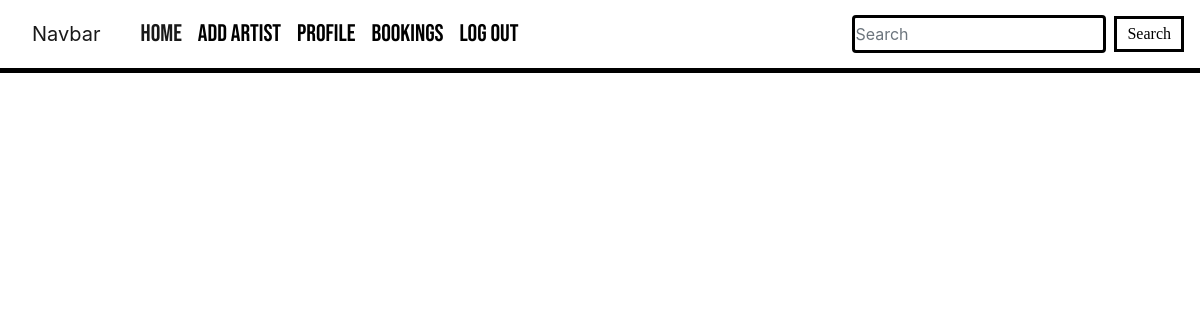
Page /all_offers/ (signed in) on the earlier database version.
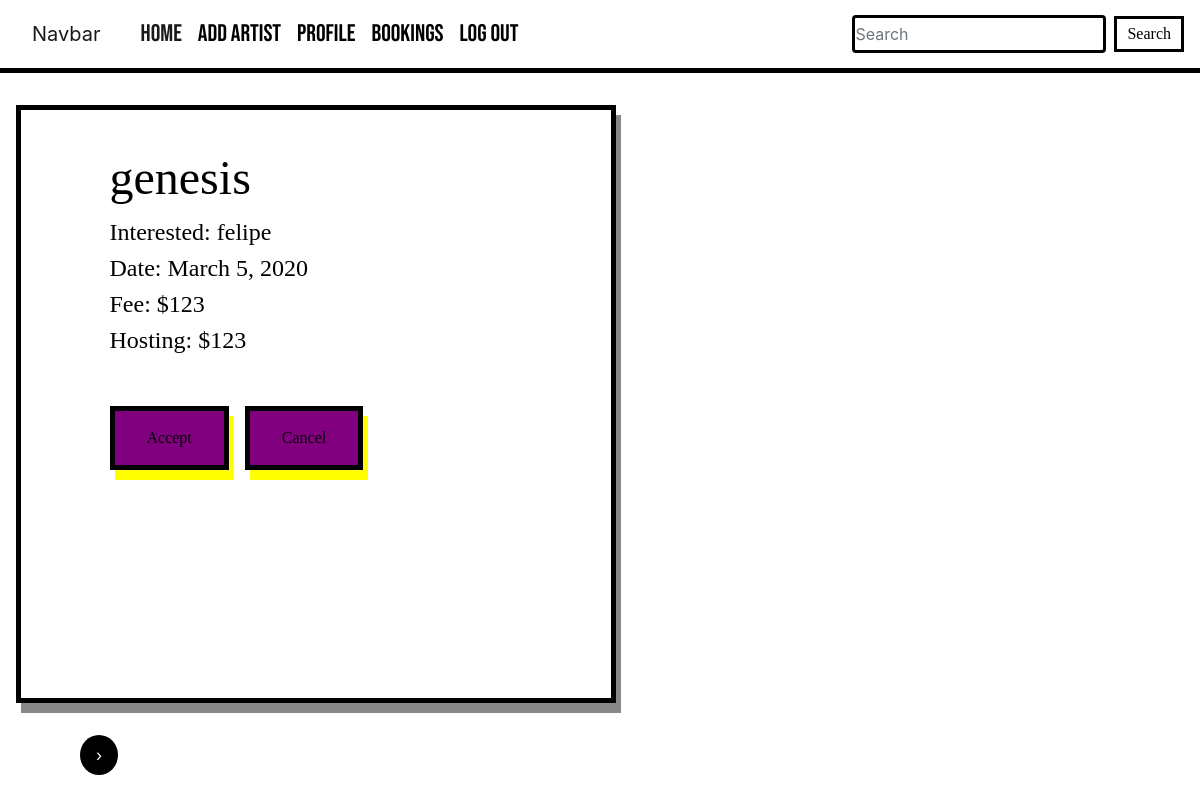
Same page on the later database version.
### bookings/models.py (models this page shows, shortened)
class Offer(models.Model):
   party=models.CharField(max_length=200)
   date=models.DateField("day")
   fee=models.IntegerField(default=0)
   hosting=models.IntegerField(default=0)
   accepted=models.BooleanField(default=False)
   artist=models.ForeignKey(Artist,on_delete=models.CASCADE)

class Artist(models.Model):
   name=models.CharField(max_length=200)
   description=models.CharField(max_length=200)
   rider=models.CharField(max_length=200)
   user=models.ForeignKey(User,on_delete=models.CASCADE)
   photo=models.ImageField(default="nogenderavatar.png",upload_to="images/")

### bookings/views.py (the view)
# urls.py: path('all_offers/',views.booking_request, name='all_offers'),
@csrf_exempt
@login_required
def booking_request(request):
  user=request.user
  roster=Artist.objects.filter(user=user.id)
  all_offers=Offer.objects.filter(accepted=False)
  paginator=Paginator(all_offers,4)
  page=request.GET.get('page',1)
  try:
      p=paginator.page(page)
  except PageNotAnInteger:
      p=paginator.page(1)
  except EmptyPage:
      p=paginator.page(paginator.num_pages)
  context={
      'roster':roster,
      'all_offers':all_offers,
      'page':page,
      'p':p,
  }
  return render(request,'all_offers.html',context)

### bookings/templates/all_offers.html (shortened to what this page needs)
{% extends "layout.html" %}
{% block content %}
{% for off in all_offers %}
   {% if off.artist in roster %}
     <div class="container-profile">
         <div class="info-event">
               <div class="offer-info">
                  <div id="name-bookit">
                     {{ off.artist.name }}
                  </div>
                  <div>
                     Interested:
                     {{ off.party }}
                  </div>
                  <div>
                     Date:
                     {{ off.date }}
                  </div>
                  <div>
                     Fee:
                     ${{ off.fee }}
                  </div>
                  <div>
                     Hosting:
                     ${{ off.hosting }}
                  </div>
               </div>
               <div class="double-buttons">
                  <a class="button" href="{% url 'accept_offer' pk=off.pk %}">Accept</a>
                  <a class="button" href="{% url 'cancel_offer' pk=off.pk %}" >Cancel</a>
               </div>
         </div>
     </div>
   {% endif %}
{% endfor %}
      <div class=container-pagination>
         <ul class="pagination">
            <li class="page-item">
               {% if p.has_next %}
                  <a class="next round" href="{% url 'all_offers' %}?page={{p.next_page_number}}">&#8250;</a>
               {% endif %}
            </li>
         </ul>
      </div>
{% endblock %}

### bookings/templates/layout.html (shortened to what this page needs)
{% load static %}
<!DOCTYPE html>
<html lang="en">
<head>
    <link rel="stylesheet" href="https://stackpath.bootstrapcdn.com/bootstrap/4.5.2/css/bootstrap.min.css">
    <link rel="stylesheet" type="text/css" href="{% static 'css/main.css' %}">
</head>
<body>
  <header>
      <nav class="navbar navbar-expand-lg navbar-light bg-light">
        <a class="navbar-brand" href="#">Navbar</a>
        <div class="collapse navbar-collapse" id="navbarNav">
          <ul class="navbar-nav mr-auto">
            <li class="nav-item active">
              <a class="nav-link" href="/">Home <span class="sr-only">(current)</span></a>
            </li>
            {% if user.is_authenticated %}
               <li class="nav-item">
                 <a class="nav-link" href="/add_artist">Add artist</a>
               </li>
               <li class="nav-item">
                <a class="nav-link" href="/user_profile">Profile</a>
              </li>
              <li class="nav-item">
                <a class="nav-link" href="/all_offers">Bookings</a>
              </li>
               <li class="nav-item">
                 <a class="nav-link" href="/logout">Log Out</a>
               </li>
            {% endif %}
          </ul>
          <form class="form-inline my-2 my-lg-0" action="{% url 'artist_search' %}" method=POST >
            <input class="form-control mr-sm-2" type="search" placeholder="Search" aria-label="Search" name="search">
            <button class="button-search my-2 my-sm-0" type="submit">Search</button>
          </form>
        </div>
      </nav>
      <main role="main" >
             {% block content %}{% endblock %}
      </main>
  </header>
</body>
</html>

### static/css/main.css (style rules this page uses)
.button-search { color: black!important; background-color: white!important; border:3px solid black!important; }
.form-control { border: 3px solid black; color:black!important; outline:none!important; padding:0!important; outline:none; }
.navbar-light .navbar-nav .nav-link { color:black; }
#name-bookit { font-family:Impact; font-size:2em; }
.info-event { height: 300px; position: relative; top: 2em; max-width: 20%; min-width: 70%; margin-bottom:18em; font-family:impact; }
.container-pagination { margin-top:1em; margin-left:5em; }
.double-buttons { display:flex; margin-top:3em; margin-bottom:8em; }
.container-profile { border: 5px solid black; max-width:50%; min-width:18em; margin-top:2em; margin-bottom:2em; margin-left:1em; margin-right:3em; box-shadow: 5px 10px #888888; display:flex; justify-content:center; align-items:center; }
.offer-info { font-family:Impact; font-size:1.5em; }
.bg-light { background-color:white!important ; }
.nav-link { font-family: 'Bebas Neue', cursive; font-size:1.5em; }
body { background: #ffffff; color: #000001; }
.button { background-color:purple; border: none; color: black; padding: 15px 32px; text-align: center; font-family:Impact,fantasy; text-decoration: none; display: inline-block; font-size: 16px; border: 5px solid black; box-shadow: 5px 10px yellow; text-decoration:none ; margin-bottom:1em; margin-right:1em; }
.button-search { background-color: #000000; border:none; padding:3px 10px; color:white; text-align:center; font-family:Impact,fantasy; font-size: 16px; }
nav { border-bottom: 5px solid black; }
a { color:black; background-color: transparent; }
a { text-decoration:none; display: inline-block; padding: 8px 16px; }
.next { background-color: black; color: white; text-decoration:none; }
.round { border-radius: 50%; }

Differences in the rows shown:
added Offer: artist.name "genesis", party "felipe", date "March 5, 2020", fee "123", hosting "123"
